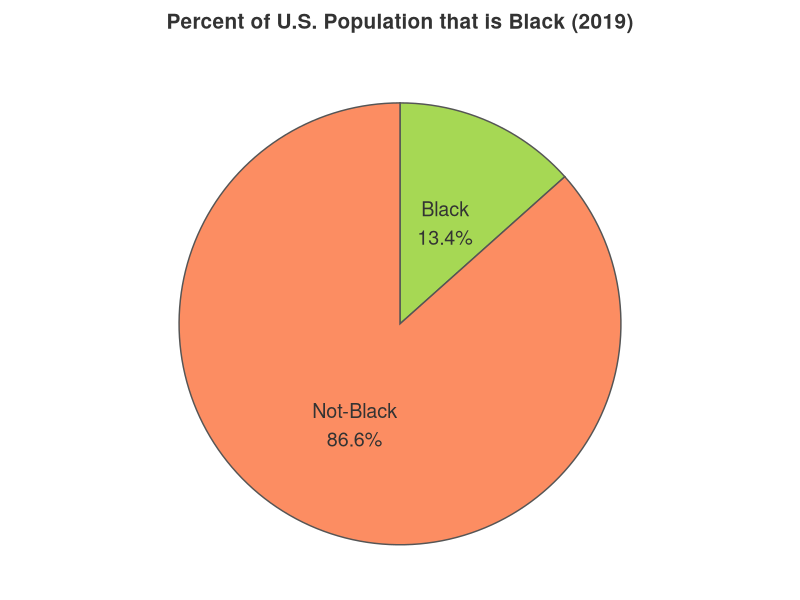

The R source for this figure:
name <- "us_black_population_r"

# get access to the ggplot2 stuff
#install.packages("ggplot2")
library(ggplot2)

# data manipulation package (needed for the part where I calculate the percent)
#install.packages("dplyr")
library(dplyr)

# needed, to use label_number() on y-axis degree values
#install.packages("scales")
library(scales)

#--------------------------------------------------

# Data from https://www.census.gov/quickfacts/fact/table/US/PST045219
# 2019 US population estimate 328,239,523
# Black or African American 13.4% (.134*328,239,523 = 43,984,096.082)
# Not Black 328,239,523 - 43,984,096 = 284,255,427
my_data<-read.table(header=TRUE,text="
population race
 43984096 Black
284225427 Not-Black
")

# calculate the percent for each slice
my_data <- my_data %>% mutate(perc = population/sum(population) )

# create pie slice label containing 2 lines of text
my_data$slice_label <- paste(my_data$race, scales::percent(my_data$perc,accuracy=.1),sep='\n')

print(my_data)

# --------------------------------------------------------------------

# plot the data
# This is basically a geom_col() bar chart, on a polar coordinate system

my_plot <- ggplot(data=my_data,aes(x="",y=population,fill=race)) +
 geom_col(color="#555555") +
 coord_polar(theta="y",direction=-1) +
 scale_fill_manual(values=c("Black"="#a6d854","Not-Black"="#fc8d62")) +
 geom_text(aes(label=slice_label),position=position_stack(vjust=0.5),color="#333333",size=5) +

ggtitle(sprintf("Percent of U.S. Population that is Black (2019)")) +

# remove grid and numeric labels, around the pie
theme_void() +
theme(legend.position="none") +

# control the look of the title
theme(plot.title=element_text(color="#333333",face="bold",size=15,hjust=0.5,margin=margin(10,0,10,0))) 

# --------------------------------------------------------------------

# save graph as a png 
# the type="cairo" makes the png anti-aliased
ggsave(filename=paste(name,".png",sep=""),device="png",type="cairo",plot=my_plot,dpi=100,height=6.0,width=6.5,units="in")

